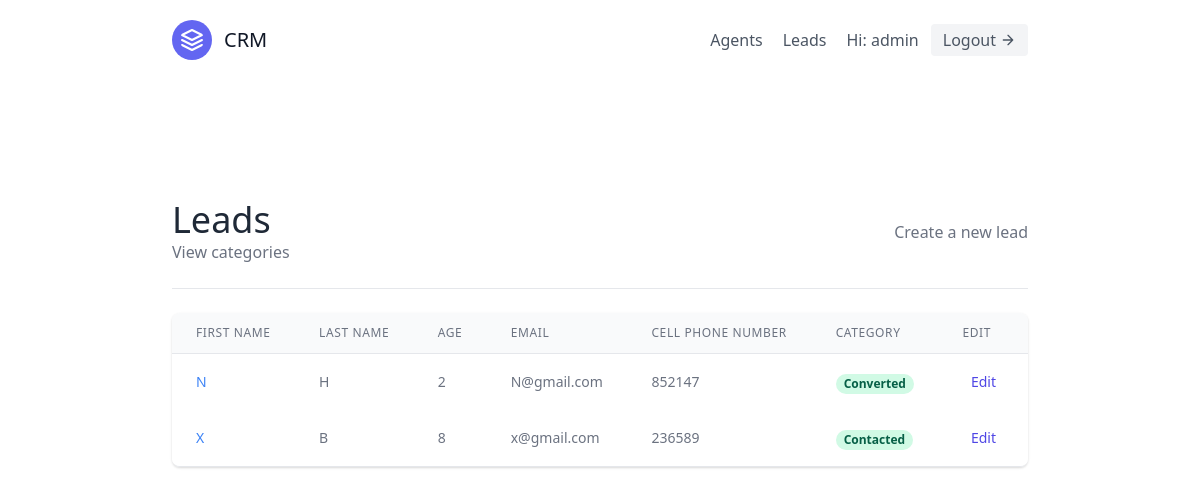
Screenshot of /leads/ (signed in) with the database file from the repository.
### leads/models.py (models this page shows, shortened)
class User(AbstractUser):
    is_organizer = models.BooleanField(default=True)
    is_agent = models.BooleanField(default=True)

class Lead(models.Model):
    firstName = models.CharField(max_length=50)
    lastName = models.CharField(max_length=50)
    age = models.IntegerField(default=0)
    email = models.EmailField()
    phone_number = models.CharField(max_length=20)
    organisations = models.ForeignKey(UserProfile, on_delete=models.CASCADE)
    agent = models.ForeignKey('Agent', null=True, blank=True, on_delete=models.SET_NULL)
    category = models.ForeignKey("Category", related_name="leads", null=True, blank=True, on_delete=models.SET_NULL)

class Category(models.Model):
    name = models.CharField(max_length=30)  # New, Contacted, Converted, Unconverted
    organisation = models.ForeignKey(UserProfile, on_delete=models.CASCADE)

### leads/views.py (the view)
# urls.py: path('', LeadListView.as_view(), name="lead-list"),
class LeadListView(LoginRequiredMixin, generic.ListView):
    template_name = "leadList.html"
    context_object_name = "leads"
    def get_queryset(self):
        user = self.request.user
        if user.is_organizer:
            queryset = Lead.objects.filter(
                organisations=user.userprofile,
                agent__isnull=False
            )
        else:
            queryset = Lead.objects.filter(
                organisations=user.agent.organisations,
                agent__isnull=False
            )
            queryset = queryset.filter(agent__user=user)
        return queryset
    def get_context_data(self, **kwargs):
        context = super(LeadListView, self).get_context_data(**kwargs)
        user = self.request.user
        if user.is_organizer:
            queryset = Lead.objects.filter(
                organisations=user.userprofile,
                agent__isnull=True
            )
            context.update({
                "unassigned_leads": queryset
            })
        return context

### templates/leadList.html (shortened to what this page needs)
{% extends "base.html" %}
{% block content %}
<section class="text-gray-700 body-font">
    <div class="container px-5 py-24 mx-auto flex flex-wrap">
        <div class="w-full mb-6 py-6 flex justify-between items-center border-b border-gray-200">
            <div>
                <h1 class="text-4xl text-gray-800">Leads</h1>
                <a class="text-gray-500 hover:text-blue-500" href="{% url 'leads:category-list' %}">
                    View categories
                </a>
            </div>
            {% if request.user.is_organizer %}
            <div>
                <a class="text-gray-500 hover:text-blue-500" href="{% url 'leads:lead-create' %}">
                    Create a new lead
                </a>
            </div>
            {% endif %}
        </div>
        <div class="flex flex-col w-full">
            <div class="-my-2 overflow-x-auto sm:-mx-6 lg:-mx-8">
            <div class="py-2 align-middle inline-block min-w-full sm:px-6 lg:px-8">
                <div class="shadow overflow-hidden border-b border-gray-200 sm:rounded-lg">
                <table class="min-w-full divide-y divide-gray-200">
                    <thead class="bg-gray-50">
                        <tr>
                            <th scope="col" class="px-6 py-3 text-left text-xs font-medium text-gray-500 uppercase tracking-wider">
                            First Name
                            </th>
                            <th scope="col" class="px-6 py-3 text-left text-xs font-medium text-gray-500 uppercase tracking-wider">
                            Last Name
                            </th>
                            <th scope="col" class="px-6 py-3 text-left text-xs font-medium text-gray-500 uppercase tracking-wider">
                            Age
                            </th>
                            <th scope="col" class="px-6 py-3 text-left text-xs font-medium text-gray-500 uppercase tracking-wider">
                            Email
                            </th>
                            <th scope="col" class="px-6 py-3 text-left text-xs font-medium text-gray-500 uppercase tracking-wider">
                            Cell Phone Number
                            </th>
                            <th scope="col" class="px-6 py-3 text-left text-xs font-medium text-gray-500 uppercase tracking-wider">
                            Category
                            </th>
                            <th scope="col" class="px-6 py-3 text-left text-xs font-medium text-gray-500 uppercase tracking-wider">
                            Edit
                            </th>
                        </tr>
                    </thead>
                    <tbody>
                        {% for lead in leads %}
                            <tr class="bg-white">
                                <td class="px-6 py-4 whitespace-nowrap text-sm font-medium text-gray-900">
                                    <a class="text-blue-500 hover:text-blue-800" href="{% url 'leads:lead-detail' lead.pk %}">{{ lead.firstName }}</a>
                                </td>
                                <td class="px-6 py-4 whitespace-nowrap text-sm text-gray-500">
                                    {{ lead.lastName }}
                                </td>
                                <td class="px-6 py-4 whitespace-nowrap text-sm text-gray-500">
                                    {{ lead.age }}
                                </td>
                                <td class="px-6 py-4 whitespace-nowrap text-sm text-gray-500">
                                    {{ lead.email }}
                                </td>
                                <td class="px-6 py-4 whitespace-nowrap text-sm text-gray-500">
                                    {{ lead.phone_number }}
                                </td>
                                <td class="px-6 py-4 whitespace-nowrap">
                                    {% if lead.category %}
                                        <span class="px-2 inline-flex text-xs leading-5 font-semibold rounded-full bg-green-100 text-green-800">
                                            {{ lead.category.name }}
                                        </span>
                                    {% else %}
                                        <span class="px-2 inline-flex text-xs leading-5 font-semibold rounded-full bg-gray-100 text-gray-800">
                                            Unassigned
                                        </span>
                                    {% endif %}
                                </td>
                                <td class="px-8 py-4 whitespace-nowrap text-right text-sm font-medium">
                                    <a href="{% url 'leads:lead-update' lead.pk %}" class="text-indigo-600 hover:text-indigo-900">
                                        Edit
                                    </a>
                                </td>
                            </tr>
                        {% empty %}
                        <p>There are currently no leads</p>
                        {% endfor %}
                    </tbody>
                </table>
                </div>
            </div>
            </div>
        </div>
    </div>
</section>
{% endblock content %}

### templates/navbar.html (shortened to what this page needs)
<header class="text-gray-600 body-font">
  <div class="container mx-auto flex flex-wrap p-5 flex-col md:flex-row items-center">
    <a class="flex title-font font-medium items-center text-gray-900 mb-4 md:mb-0">
      <svg xmlns="http://www.w3.org/2000/svg" fill="none" stroke="currentColor" stroke-linecap="round" stroke-linejoin="round" stroke-width="2" class="w-10 h-10 text-white p-2 bg-indigo-500 rounded-full" viewBox="0 0 24 24">
        <path d="M12 2L2 7l10 5 10-5-10-5zM2 17l10 5 10-5M2 12l10 5 10-5"></path>
      </svg>
      <span class="ml-3 text-xl">CRM</span>
    </a>
    <nav class="md:ml-auto flex flex-wrap items-center text-base justify-center">
        {% if not request.user.is_authenticated %}
            <a href="{% url 'signup' %}" class="mr-5 hover:text-gray-900">SignUp</a>
        {% else %}
            {% if request.user.is_organizer %}
                <a href="{% url 'agents:agent-list' %}" class="mr-5 hover:text-gray-900">Agents</a>
            {% endif %}
                <a href="{% url 'leads:lead-list' %}" class="mr-5 hover:text-gray-900">Leads</a>
        {% endif %}
    </nav>
      {% if request.user.is_authenticated %}
          Hi: {{ request.user.username }}
          <a href="{% url 'logout' %}" class="ml-3 inline-flex items-center bg-gray-100 border-0 py-1 px-3 focus:outline-none hover:bg-gray-200 rounded text-base mt-4 md:mt-0">
              Logout
              <svg fill="none" stroke="currentColor" stroke-linecap="round" stroke-linejoin="round" stroke-width="2" class="w-4 h-4 ml-1" viewBox="0 0 24 24">
                <path d="M5 12h14M12 5l7 7-7 7"></path>
              </svg>
          </a>
      {% endif %}
  </div>
</header>

### rows the page displays
User: user.username "admin"
Lead: firstName "N", lastName "H", age "2", email "N@gmail.com", phone_number "852147", category.name "Converted"
Lead: firstName "X", lastName "B", age "8", email "x@gmail.com", phone_number "236589", category.name "Contacted"
